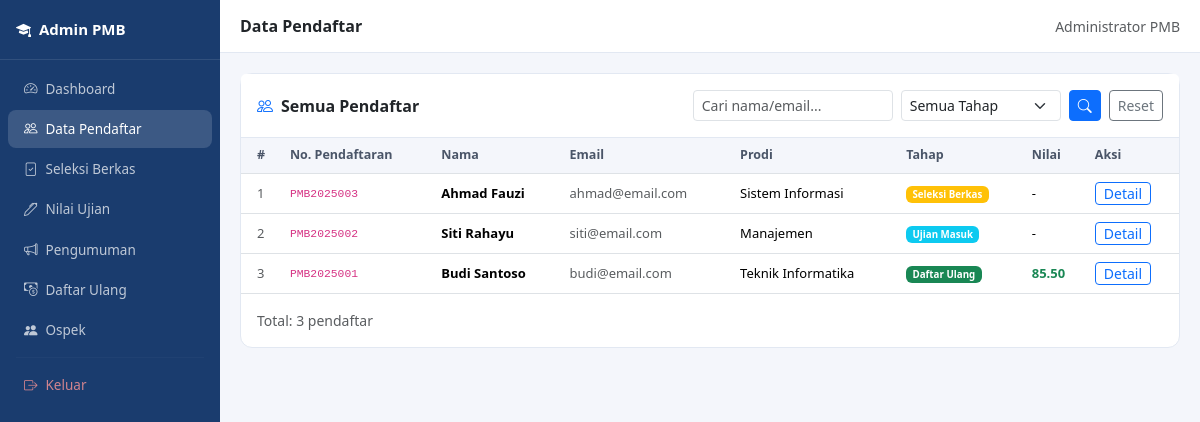
Screenshot of /admin/pendaftar.php (signed in) with the database file from the repository.
### tables this page shows
CREATE TABLE IF NOT EXISTS pendaftar (
    id INT AUTO_INCREMENT PRIMARY KEY,
    no_pendaftaran VARCHAR(20) UNIQUE NOT NULL,
    nama VARCHAR(100) NOT NULL,
    email VARCHAR(100) UNIQUE NOT NULL,
    no_hp VARCHAR(15) NOT NULL,
    tanggal_lahir DATE NOT NULL,
    asal_sekolah VARCHAR(150) NOT NULL,
    prodi ENUM('Teknik Informatika','Sistem Informasi','Manajemen','Akuntansi','Hukum','Kedokteran') NOT NULL,
    jalur ENUM('Reguler','Prestasi','Beasiswa') DEFAULT 'Reguler',
    password VARCHAR(255) NOT NULL,
    tahap ENUM('pendaftaran','seleksi','ujian','pengumuman','daftar_ulang','ospek','selesai','ditolak') DEFAULT 'pendaftaran',
    status_seleksi ENUM('menunggu','lulus','tidak_lulus') DEFAULT 'menunggu',
    nilai_ujian DECIMAL(5,2) DEFAULT NULL,
    status_pengumuman ENUM('menunggu','lulus','tidak_lulus') DEFAULT 'menunggu',
    status_bayar ENUM('belum','proses','lunas') DEFAULT 'belum',
    bukti_bayar VARCHAR(255) DEFAULT NULL,
    foto VARCHAR(255) DEFAULT NULL,
    created_at TIMESTAMP DEFAULT CURRENT_TIMESTAMP
);

### admin/pendaftar.php (the view, shortened to what this page needs)
<?php
require_once __DIR__ . '/../config/config.php';
$pdo = db();
$search = trim($_GET['q'] ?? '');
$sql = "SELECT * FROM pendaftar WHERE 1=1";
$params = [];
$sql .= " ORDER BY id DESC";
$stmt = $pdo->prepare($sql);
$stmt->execute($params);
$rows = $stmt->fetchAll();
?>
<!DOCTYPE html><html lang="id"><head>
<link href="https://cdn.jsdelivr.net/npm/bootstrap@5.3.3/dist/css/bootstrap.min.css" rel="stylesheet">
<link href="https://cdn.jsdelivr.net/npm/bootstrap-icons@1.11.3/font/bootstrap-icons.css" rel="stylesheet">
</head><body>
<div class="sidebar">
  <div class="sidebar-brand"><i class="bi bi-mortarboard-fill me-2"></i>Admin PMB</div>
  <nav class="pt-2">
    <a href="dashboard.php" class="nav-link"><i class="bi bi-speedometer2 me-2"></i>Dashboard</a>
    <a href="pendaftar.php" class="nav-link active"><i class="bi bi-people me-2"></i>Data Pendaftar</a>
    <a href="seleksi.php" class="nav-link"><i class="bi bi-file-check me-2"></i>Seleksi Berkas</a>
    <a href="ujian.php" class="nav-link"><i class="bi bi-pen me-2"></i>Nilai Ujian</a>
    <a href="pengumuman.php" class="nav-link"><i class="bi bi-megaphone me-2"></i>Pengumuman</a>
    <a href="daftar_ulang.php" class="nav-link"><i class="bi bi-cash-coin me-2"></i>Daftar Ulang</a>
    <a href="ospek.php" class="nav-link"><i class="bi bi-people-fill me-2"></i>Ospek</a>
    <hr style="border-color:rgba(255,255,255,.1);margin:8px 16px;">
    <a href="logout.php" class="nav-link" style="color:rgba(255,150,150,.8);"><i class="bi bi-box-arrow-right me-2"></i>Keluar</a>
  </nav>
</div>
<div class="main">
  <div class="topbar d-flex align-items-center justify-content-between">
    <strong>Data Pendaftar</strong>
    <span class="text-muted small"><?= e($_SESSION['admin_nama']) ?></span>
  </div>
  <div class="content">
    <div class="card">
      <div class="card-header p-3 d-flex gap-2 flex-wrap align-items-center">
        <i class="bi bi-people text-primary"></i>Semua Pendaftar
        <form class="d-flex gap-2 ms-auto flex-wrap" method="get">
          <input type="text" name="q" class="form-control form-control-sm" placeholder="Cari nama/email..." value="<?= e($search) ?>" style="width:200px;">
          <select name="tahap" class="form-select form-select-sm" style="width:160px;">
            <option value="">Semua Tahap</option>
          </select>
          <button class="btn btn-sm btn-primary"><i class="bi bi-search"></i></button>
          <a href="pendaftar.php" class="btn btn-sm btn-outline-secondary">Reset</a>
        </form>
      </div>
      <div class="table-responsive">
        <table class="table table-hover mb-0">
          <thead>
            <tr>
              <th class="ps-3">#</th>
              <th>No. Pendaftaran</th>
              <th>Nama</th>
              <th>Email</th>
              <th>Prodi</th>
              <th>Tahap</th>
              <th>Nilai</th>
              <th>Aksi</th>
            </tr>
          </thead>
          <tbody>
            <?php foreach ($rows as $i => $r): ?>
            <tr>
              <td class="ps-3 text-muted"><?= $i+1 ?></td>
              <td><code><?= e($r['no_pendaftaran']) ?></code></td>
              <td class="fw-semibold"><?= e($r['nama']) ?></td>
              <td class="text-muted small"><?= e($r['email']) ?></td>
              <td><?= e($r['prodi']) ?></td>
              <td><?= badgeTahap($r['tahap']) ?></td>
              <td><?= $r['nilai_ujian'] ? '<strong class="text-success">'.$r['nilai_ujian'].'</strong>' : '-' ?></td>
              <td>
                <a href="detail.php?id=<?= $r['id'] ?>" class="btn btn-sm btn-outline-primary py-0 px-2">Detail</a>
              </td>
            </tr>
            <?php endforeach; ?>
          </tbody>
        </table>
      </div>
      <div class="p-3 text-muted small">Total: <?= count($rows) ?> pendaftar</div>
    </div>
  </div>
</div>
</body></html>

### config/config.php (shortened to what this page needs)
<?php
function e($s): string {
    return htmlspecialchars($s ?? '', ENT_QUOTES, 'UTF-8');
}
function badgeTahap($tahap): string {
    $map = [
        'pendaftaran'  => ['primary',   'Pendaftaran'],
        'seleksi'      => ['warning',   'Seleksi Berkas'],
        'ujian'        => ['info',      'Ujian Masuk'],
        'pengumuman'   => ['secondary', 'Pengumuman'],
        'daftar_ulang' => ['success',   'Daftar Ulang'],
        'ospek'        => ['dark',      'Ospek'],
        'selesai'      => ['success',   'Selesai'],
        'ditolak'      => ['danger',    'Ditolak'],
    ];
    [$cls, $lbl] = $map[$tahap] ?? ['secondary', ucfirst($tahap)];
    return "<span class='badge bg-{$cls}'>{$lbl}</span>";
}

### admin/pendaftar.php (style rules this page uses)
body { font-family:'Segoe UI',sans-serif;background:#f4f6fb; }
.sidebar { width:220px;min-height:100vh;background:#1a3c6e;position:fixed;top:0;left:0;bottom:0; }
.sidebar-brand { padding:18px 16px;color:#fff;font-weight:800;font-size:15px;border-bottom:1px solid rgba(255,255,255,.1); }
.sidebar .nav-link { color:rgba(255,255,255,.72);padding:9px 16px;border-radius:8px;margin:2px 8px;font-size:13.5px; }
.sidebar .nav-link:hover,.sidebar .nav-link.active { background:rgba(255,255,255,.15);color:#fff; }
.main { margin-left:220px; }
.topbar { background:#fff;border-bottom:1px solid #e2e8f2;padding:14px 20px; }
.content { padding:20px; }
.card { border:1px solid #e2e8f2;border-radius:12px; }
.card-header { background:#fff;border-bottom:1px solid #e2e8f2;font-weight:700; }
.table th { background:#f4f6fb;font-size:12.5px;font-weight:700;color:#4a5568; }
.table td { font-size:13px;vertical-align:middle; }

### rows the page displays
pendaftar: no_pendaftaran "PMB2025003", nama "Ahmad Fauzi", email "ahmad@email.com", prodi "Sistem Informasi", lbl "Seleksi Berkas"
pendaftar: no_pendaftaran "PMB2025002", nama "Siti Rahayu", email "siti@email.com", prodi "Manajemen", lbl "Ujian Masuk"
pendaftar: no_pendaftaran "PMB2025001", nama "Budi Santoso", email "budi@email.com", prodi "Teknik Informatika", lbl "Daftar Ulang", nilai_ujian "85.50"

### other values shown
$_SESSION['admin_nama'] "Administrator PMB"
count($rows) "3"
